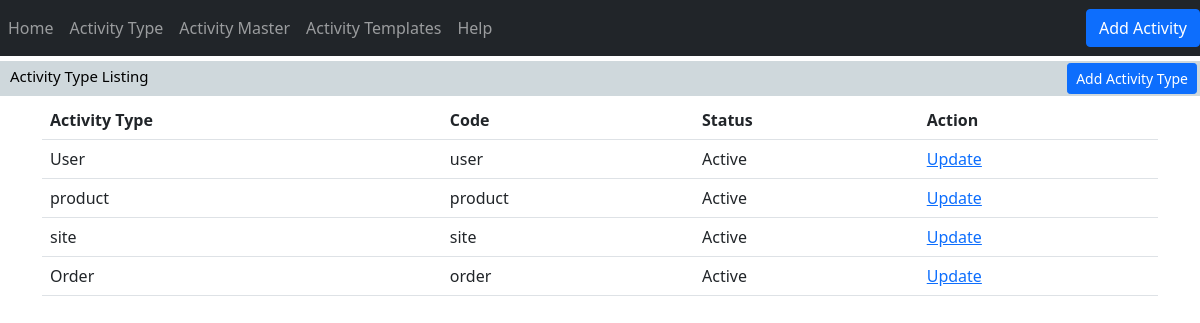
The app's page /activityType/, older data.
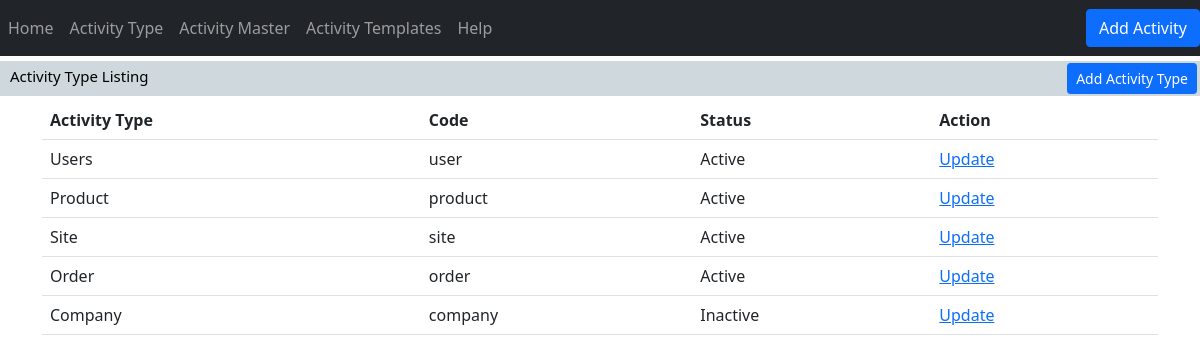
The same page, newer data.
### activity/models.py (models this page shows, shortened)
class activityTypeMaster(models.Model):
    TYPEMASTER = (
        ("Active","Active"),
        ("Inactive","Inactive")
    )
    iActivityTypeMasterID   = models.AutoField(primary_key=True)
    cActivityType           = models.CharField(max_length=256,null=True)
    cActivityCode           = models.CharField(max_length=256,null=True)
    eStatus                 = models.CharField(max_length=256,choices=TYPEMASTER)

### activity/views.py (the view)
# urls.py: path("activityType/",views.activityTypeMasterListing,name="activityType"),
def activityTypeMasterListing(request):
    if request.method == "POST":
        activityTypeName = request.POST.get('inputActivityTypeName')
        activityTypeCode = request.POST.get('inputActivityTypeCode')
        activityTypeStatus     = request.POST.get('inputActivityTypeStatus')
        activity_type_master = activityTypeMaster(
            cActivityType   =   activityTypeName,
            cActivityCode   =   activityTypeCode,
            eStatus         =   activityTypeStatus
        )
        activity_type_master.save()
        return redirect('activityType')
        '''
        from_validate = ActivityTypeMasterForm(request.POST)
        if from_validate.is_valid():
            from_validate.save()
            return redirect('activityType')
        '''
    else:
        formValues = ActivityTypeMasterForm()
        atmListing = activityTypeMaster.objects.all()
        context = {"atm_listing":atmListing,"form":formValues}
    return render(request,"activity/activity_type.html",context)

### activity/templates/activity/activity_type.html (shortened to what this page needs)
{% extends 'activity/main.html'%}
{%block content%}
<div class="row">
    <div class="col-12">
        <div class="page-strip">
            <div class="strip-left">
                <div class="strip-title">Activity Type Listing</div>
            </div>
            <div class="strip-right">
                <div class="strip-action-button">
                    <a href="{% url 'activityTypeAdd'%}" class="btn btn-primary btn-sm strip-button">Add Activity Type</a>
                </div>
            </div>
        </div>
    </div>
</div>
<div class="container">
    <div class="row">
        <div class="col-12">
            <table class="table">
                <tr>
                    <th>Activity Type</th>
                    <th>Code</th>
                    <th>Status</th>
                    <th>Action</th>
                </tr>
                {% for atm in atm_listing %}
                    <tr>
                        <td>{{atm.cActivityType}}</td>
                        <td>{{atm.cActivityCode}}</td>
                        <td>{{atm.eStatus}}</td>
                        <td>
                            <a href="{%  url 'activityTypeEdit' atm.pk %}">Update</a>
                        </td>
                    </tr>
                {%endfor%}
            </table>
        </div>
    </div>
</div>
{%endblock%}

Row changes from the older to the newer data that the page shows:
changed activityTypeMaster "user": cActivityType "User" → "Users"
changed activityTypeMaster "product": cActivityType "product" → "Product"
changed activityTypeMaster "site": cActivityType "site" → "Site"
added activityTypeMaster: cActivityType "Company", cActivityCode "company", eStatus "Inactive"
